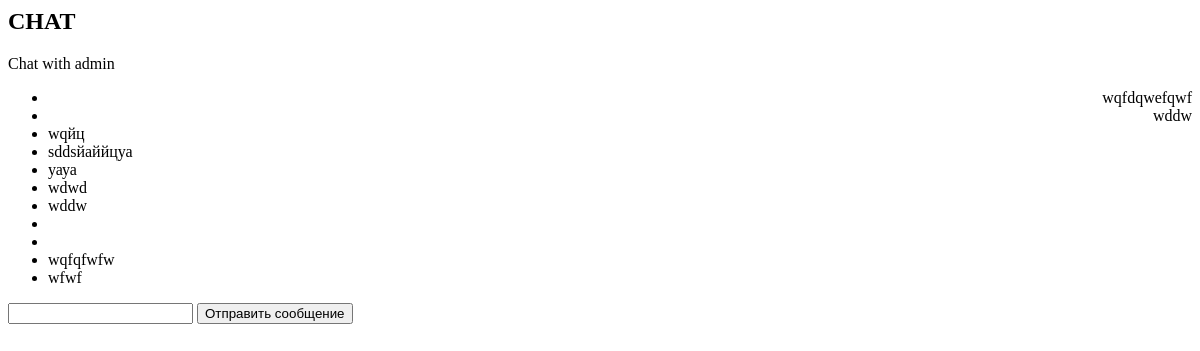
Page /chat/open_chat/1 (signed in) on the earlier database version.
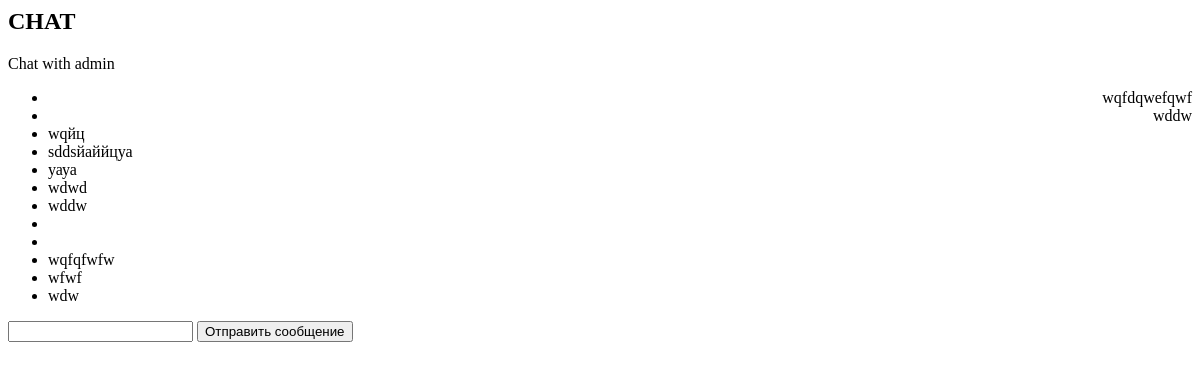
Same page on the later database version.
### chat/models.py (models this page shows, shortened)
class ChatMessage(models.Model):
    msg_from = models.ForeignKey(User, on_delete=models.SET_NULL, related_name="outgoing_messages", null=True)
    msg_to = models.ForeignKey(User, on_delete=models.SET_NULL, related_name="incoming_messages", null=True)
    publicated_at = models.DateTimeField(default=timezone.now, blank=True)
    text = models.TextField()
    deleted = models.BooleanField(default=False)
    created_at = models.DateTimeField(auto_now_add=True)

### chat/views.py (the view)
# urls.py: path("open_chat/<int:user_id>", views.open_chat, name="open_chat"),
@login_required()
def open_chat(request, user_id):
    messages = ChatMessage.objects.filter(Q(msg_from=request.user, msg_to=user_id) | Q(msg_from=user_id, msg_to=request.user))
    if user_id == request.user.pk:
        raise HTTPError(404)
    companion = get_object_or_404(User, pk=user_id)
    message_data = MessageSerializer(messages, many=True)
    companion_data = UserSerializer(companion)
    data = {
        "messages": message_data.data,
        "companion": companion_data.data,
    }
    response = render(request, "chat/index.html", {"messages":messages, "companion":companion, "data":data})
    response.set_cookie(key="secret_key", value=request.user.id)
    return response

### chat/serializers.py (called while the page is built)
    def to_representation(self, instance):
        data = super().to_representation(instance)
        if (instance.deleted):
            data["text"] = None
            data["chatimage_set"] = []
        return data

    def to_representation(self, instance):
        data = super().to_representation(instance)
        return data

### chat/templates/chat/index.html (shortened to what this page needs)
{% load static %}
<h2>CHAT</h2>
<div>Chat with {{ companion.username }}</div>
<ul>
    {% for msg in messages %}
    <li>
        <div style="text-align:{% if companion.id == msg.msg_from.id %}left;{% else %}right;{% endif %}">
            {{ msg.text }}
        </div>
    </li>
    {% endfor %}
</ul>
<form id="form">
    <input type="text" id="input">
    <button type="submit">Отправить сообщение</button>
</form>

Differences in the rows shown:
added ChatMessage: text "wdw"
